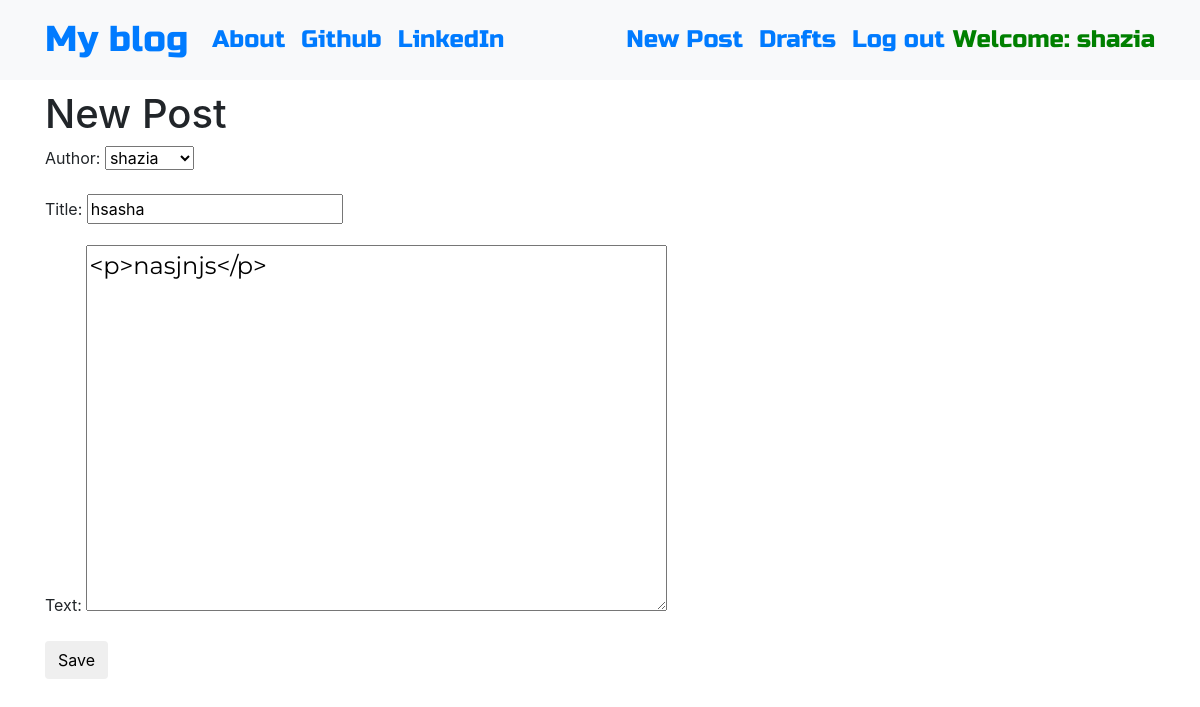
Page /post/6/edit/ (signed in) on the committed database.
### blog/models.py (models this page shows, shortened)
class Post(models.Model):
    author = models.ForeignKey('auth.User',on_delete=models.PROTECT)
    title = models.CharField(max_length = 200)
    text = models.TextField()
    created_date = models.DateTimeField(default=timezone.now)
    published_date = models.DateTimeField(blank=True,null=True)

### blog/views.py (the view)
# urls.py: url(r'^post/(?P<pk>\d+)/edit/$',views.UpdatePostView.as_view(),name = 'post_edit'),
class UpdatePostView(LoginRequiredMixin,UpdateView):
    login_url = '/login/'
    redirect_field_name = 'blog/post_detail.html'
    model = Post
    form_class = PostForm

### blog/forms.py
class PostForm(forms.ModelForm):
    class Meta():
        model = Post
        fields = ('author','title','text')
        widgets = {
            'title' : forms.TextInput(attrs={'class':'textinputclass'}),
            'text' : forms.Textarea(attrs={'class':'editable medium-editor-textarea postcontent'})
        }

### blog/templates/blog/post_form.html (shortened to what this page needs)
{% extends "blog/base.html" %}
{% block content %}
  <h1>New Post</h1>
  <form class="post-form" method="POST">
    {{form.as_p}}
    <button type="submit" class ='save btn btn-default'>Save</button>
  </form>
{% endblock %}

### blog/templates/blog/base.html (shortened to what this page needs)
<!DOCTYPE html>
{% load static %}
<html>
  <head>
    <link rel="stylesheet" href="https://stackpath.bootstrapcdn.com/bootstrap/4.1.3/css/bootstrap.min.css"
>
    <link href="https://maxcdn.bootstrapcdn.com/font-awesome/4.7.0/css/font-awesome.min.css" rel="stylesheet">
    <link href="https://maxcdn.bootstrapcdn.com/font-awesome/4.7.0/css/font-awesome.min.css" rel="stylesheet">
    <link rel="stylesheet" href="//cdn.jsdelivr.net/medium-editor/latest/css/medium-editor.min.css" type="text/css" media="screen" charset="utf-8">
    <link rel="stylesheet" href="{% static 'css/blog.css' %}">
  </head>
  <body class='loader'>
    <nav class="navbar navbar-expand-lg bg-light techfont">
      <div class="container">
        <div class="navbar-nav align-items-center">
          <a class="navbar-brand bigbrand" href="{% url 'post_list' %}">My blog</a>
          <a class="nav-item nav-link" href="{% url 'about' %}">About</a>
          <a class="nav-item nav-link" href="https://www.github.com">Github</a>
          <a class="nav-item nav-link" href="https://www.linkedin.com">LinkedIn</a>
        </div>
        <div class="navbar-nav align-items-center ml-auto">
          {% if user.is_authenticated %}
            <a class="nav-item nav-link" href="{% url 'post_new' %}">New Post</a>
            <a class="nav-item nav-link" href="{% url 'post_draft_list' %}">Drafts</a>
            <a class="nav-item nav-link" href="{% url 'logout' %}">Log out</a>
            <a style="color:green" >Welcome: {{ user.username }}</a>
          {% else %}
            <a class="nav-item nav-link" href="{% url 'login' %}" aria-label="Login">
              <span class="fa fa-user" aria-hidden="true"></span></a>
          {% endif %}
        </div>
      </div>
    </nav>
          <div class="content container">
              <div class="row">
                  <div class="col-md-8">
                    <div class="blog_posts">
                      {% block content %}
                      {% endblock %}
                    </div>
                  </div>
              </div>
          </div>
  </body>
</html>

### blog/static/css/blog.css (style rules this page uses)
.techfont { font-family: 'Russo One', sans-serif; font-size: 1.5em; margin-bottom: 10px; }
.loader { filter:hue-rotate(0deg); color:linear-gradient(45deg,#0f8,#08f); animation:hue 10000ms infinite linear; }
.bigbrand { font-size: 1.5em; }
.postcontent { font-family: 'Montserrat'; font-size: 1.5em; }

### rows in the picture
Post: author "shazia", title "hsasha", text "<p>nasjnjs</p>"

### other values in the picture
{{ user.username }} "shazia"
